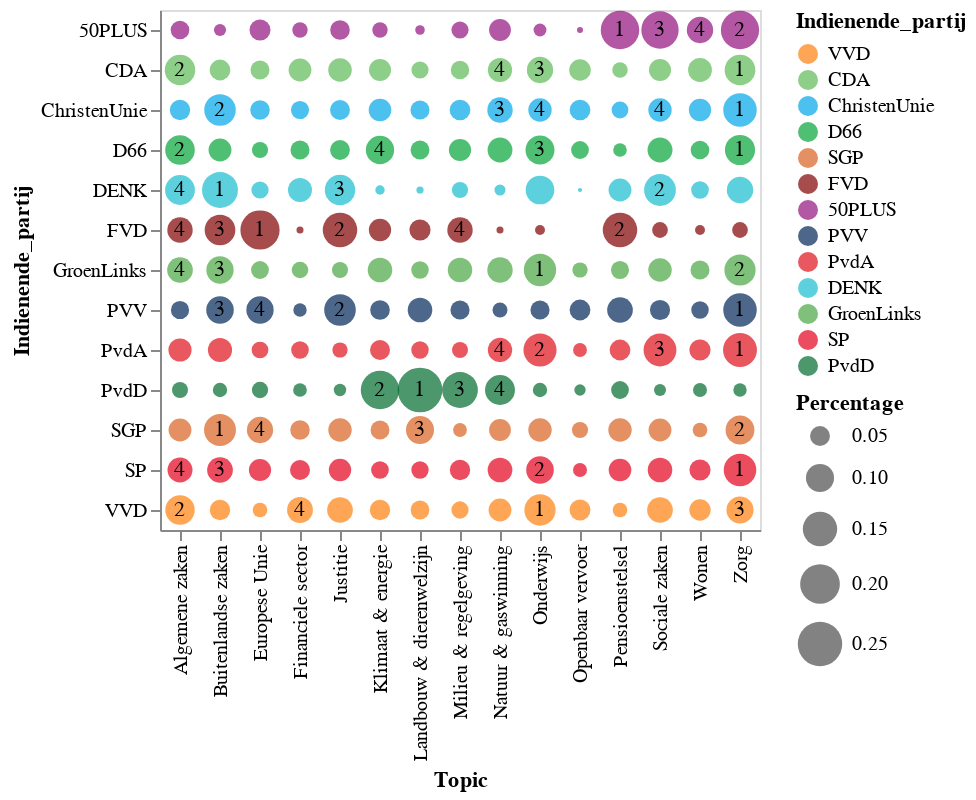

Notebook source saved alongside this figure:
### Code cell
# hide_input
base = alt.Chart(source)
chart = base.mark_circle().encode(
    alt.X('Topic:N'),
    alt.Y('Indienende_partij:N'),
    size=alt.Size('Percentage:Q', scale=alt.Scale(range=[0,500])),
    color=alt.Color("Indienende_partij", 
                      scale = alt.Scale(domain=parties,range= [party_colors[p] for p in parties])),
)

text = base.mark_text(baseline='middle', color='black').encode(
    alt.X('Topic:N'),
    alt.Y('Indienende_partij:N'),
    alt.Text('Rank:N'))

chart + text

### Figure 1 — Vega-Lite specification as saved in the notebook (floating-point values rounded to 4 significant figures; data arrays with more than 128 entries replaced by an {"elided": "..."} marker saying what was removed)
{"config": {"view": {"continuousWidth": 400, "continuousHeight": 300}}, "layer": [{"mark": "circle", "encoding": {"color": {"type": "nominal", "field": "Indienende_partij", "scale": {"domain": ["VVD", "CDA", "ChristenUnie", "D66", "SGP", "FVD", "50PLUS", "PVV", "PvdA", "DENK", "GroenLinks", "SP", "PvdD"], "range": ["#ff7f0e", "#5cb957", "#00a5e8", "#04a438", "#d86120", "#800000", "#93117e", "#002759", "#df111a", "#17becf", "#48a641", "#e3001b", "#006b2d"]}}, "size": {"type": "quantitative", "field": "Percentage", "scale": {"range": [0, 500]}}, "x": {"type": "nominal", "field": "Topic"}, "y": {"type": "nominal", "field": "Indienende_partij"}}}, {"mark": {"type": "text", "baseline": "middle", "color": "black"}, "encoding": {"text": {"type": "nominal", "field": "Rank"}, "x": {"type": "nominal", "field": "Topic"}, "y": {"type": "nominal", "field": "Indienende_partij"}}}], "data": {"name": "data-235de659d3c990357c437b265a8cad1d"}, "$schema": "https://vega.github.io/schema/vega-lite/v4.8.1.json", "datasets": {"data-235de659d3c990357c437b265a8cad1d": {"elided": "194 records"}}}
